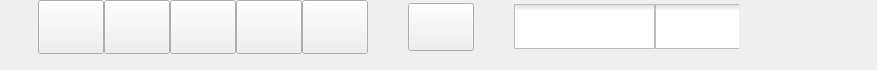
      <widget class="QWidget" name="playButtonsContainer" native="true">
       <property name="sizePolicy">
        <sizepolicy hsizetype="Preferred" vsizetype="Maximum">
         <horstretch>0</horstretch>
         <verstretch>0</verstretch>
        </sizepolicy>
       </property>
       <property name="maximumSize">
        <size>
         <width>16777215</width>
         <height>70</height>
        </size>
       </property>
       <property name="baseSize">
        <size>
         <width>0</width>
         <height>50</height>
        </size>
       </property>
       <layout class="QHBoxLayout" name="horizontalLayout">
        <property name="spacing">
         <number>0</number>
        </property>
        <property name="sizeConstraint">
         <enum>QLayout::SetDefaultConstraint</enum>
        </property>
        <property name="leftMargin">
         <number>38</number>
        </property>
        <property name="topMargin">
         <number>0</number>
        </property>
        <property name="rightMargin">
         <number>38</number>
        </property>
        <property name="bottomMargin">
         <number>16</number>
        </property>
        <item>
         <widget class="QPushButton" name="backButton">
          <property name="minimumSize">
           <size>
            <width>66</width>
            <height>54</height>
           </size>
          </property>
          <property name="maximumSize">
           <size>
            <width>66</width>
            <height>54</height>
           </size>
          </property>
          <property name="styleSheet">
           <string notr="true">#backButton {
	background-color: transparent;
	border-image: url(:assets/prev.png);
	background: none;
	background-repeat: none;
}

#backButton:pressed {
	border-image: url(:assets/prev_p.png);
}</string>
          </property>
          <property name="text">
           <string/>
          </property>
         </widget>
        </item>
        <item>
         <widget class="QPushButton" name="playButton">
          <property name="minimumSize">
           <size>
            <width>66</width>
            <height>54</height>
           </size>
          </property>
          <property name="maximumSize">
           <size>
            <width>66</width>
            <height>54</height>
           </size>
          </property>
          <property name="styleSheet">
           <string notr="true">#playButton {
	background-color: transparent;
	border-image: url(:assets/play.png);
	background: none;
	background-repeat: none;
}

#playButton:pressed {
	border-image: url(:assets/play_p.png);
}</string>
          </property>
          <property name="text">
           <string/>
          </property>
         </widget>
        </item>
        <item>
         <widget class="QPushButton" name="pauseButton">
          <property name="minimumSize">
           <size>
            <width>66</width>
            <height>54</height>
           </size>
          </property>
          <property name="maximumSize">
           <size>
            <width>66</width>
            <height>54</height>
           </size>
          </property>
          <property name="styleSheet">
           <string notr="true">#pauseButton {
	background-color: transparent;
	border-image: url(:assets/pause.png);
	background: none;
	background-repeat: none;
}

#pauseButton:pressed {
	border-image: url(:assets/pause_p.png);
}</string>
          </property>
          <property name="text">
           <string/>
          </property>
         </widget>
        </item>
        <item>
         <widget class="QPushButton" name="stopButton">
          <property name="minimumSize">
           <size>
            <width>66</width>
            <height>54</height>
           </size>
          </property>
          <property name="maximumSize">
           <size>
            <width>66</width>
            <height>54</height>
           </size>
          </property>
          <property name="styleSheet">
           <string notr="true">#stopButton {
	background-color: transparent;
	border-image: url(:assets/stop.png);
	background: none;
	background-repeat: none;
}

#stopButton:pressed {
	border-image: url(:assets/stop_p.png);
}</string>
          </property>
          <property name="text">
           <string/>
          </property>
         </widget>
        </item>
        <item>
         <widget class="QPushButton" name="nextButton">
          <property name="minimumSize">
           <size>
            <width>66</width>
            <height>54</height>
           </size>
          </property>
          <property name="maximumSize">
           <size>
            <width>66</width>
            <height>54</height>
           </size>
          </property>
          <property name="styleSheet">
           <string notr="true">#nextButton {
	background-color: transparent;
	border-image: url(:assets/next.png);
	background: none;
	background-repeat: none;
}

#nextButton:pressed {
	border-image: url(:assets/next_p.png);
}</string>
          </property>
          <property name="text">
           <string/>
          </property>
         </widget>
        </item>
        <item>
         <spacer name="horizontalSpacer">
          <property name="orientation">
           <enum>Qt::Horizontal</enum>
          </property>
          <property name="sizeHint" stdset="0">
           <size>
            <width>40</width>
            <height>20</height>
           </size>
          </property>
         </spacer>
        </item>
        <item>
         <widget class="QPushButton" name="openButton">
          <property name="minimumSize">
           <size>
            <width>66</width>
            <height>48</height>
           </size>
          </property>
          <property name="maximumSize">
           <size>
            <width>66</width>
            <height>48</height>
           </size>
          </property>
          <property name="styleSheet">
           <string notr="true">#openButton {
	background-color: transparent;
	border-image: url(:assets/open.png);
	background: none;
	background-repeat: none;
}

#openButton:pressed {
	border-image: url(:assets/open_p.png);
}</string>
          </property>
          <property name="text">
           <string/>
          </property>
         </widget>
        </item>
        <item>
         <spacer name="horizontalSpacer_2">
          <property name="orientation">
           <enum>Qt::Horizontal</enum>
          </property>
          <property name="sizeHint" stdset="0">
           <size>
            <width>40</width>
            <height>20</height>
           </size>
          </property>
         </spacer>
        </item>
        <item>
         <widget class="QCheckBox" name="shuffleButton">
          <property name="minimumSize">
           <size>
            <width>141</width>
            <height>45</height>
           </size>
          </property>
          <property name="maximumSize">
           <size>
            <width>141</width>
            <height>45</height>
           </size>
          </property>
          <property name="styleSheet">
           <string notr="true">QCheckBox {
    spacing: 0px;
}

QCheckBox::indicator {
    width: 141px;
    height: 45px;
}

QCheckBox::indicator:unchecked {
    image: url(:assets/shuffle_off.png);
}

QCheckBox::indicator:unchecked:hover {
    image: url(:assets/shuffle_off.png);
}

QCheckBox::indicator:unchecked:pressed {
    image: url(:assets/shuffle_off_p.png);
}

QCheckBox::indicator:checked {
    image: url(:assets/shuffle_on.png);
}

QCheckBox::indicator:checked:hover {
    image: url(:assets/shuffle_on.png);
}

QCheckBox::indicator:checked:pressed {
    image: url(:assets/shuffle_on_p.png);
}

QCheckBox::indicator:indeterminate:hover {
    image:  url(:assets/shuffle_off.png);
}

QCheckBox::indicator:indeterminate:pressed {
    image:  url(:assets/shuffle_off_p.png);
}</string>
          </property>
          <property name="text">
           <string/>
          </property>
         </widget>
        </item>
        <item>
         <widget class="QCheckBox" name="repeatButton">
          <property name="minimumSize">
           <size>
            <width>84</width>
            <height>45</height>
           </size>
          </property>
          <property name="maximumSize">
           <size>
            <width>64</width>
            <height>45</height>
           </size>
          </property>
          <property name="styleSheet">
           <string notr="true">QCheckBox {
    spacing: 0px;
}

QCheckBox::indicator {
    width: 85px;
    height: 45px;
}

QCheckBox::indicator:unchecked {
    image: url(:assets/repeat_off.png);
}

QCheckBox::indicator:unchecked:hover {
    image: url(:assets/repeat_off.png);
}

QCheckBox::indicator:unchecked:pressed {
    image: url(:assets/repeat_off_p.png);
}

QCheckBox::indicator:checked {
    image: url(:assets/repeat_on.png);
}

QCheckBox::indicator:checked:hover {
    image: url(:assets/repeat_on.png);
}

QCheckBox::indicator:checked:pressed {
    image: url(:assets/repeat_on_p.png);
}

QCheckBox::indicator:indeterminate:hover {
    image:  url(:assets/repeat_off.png);
}

QCheckBox::indicator:indeterminate:pressed {
    image:  url(:assets/repeat_off_p.png);
}</string>
          </property>
          <property name="text">
           <string/>
          </property>
         </widget>
        </item>
        <item>
         <spacer name="horizontalSpacer_3">
          <property name="orientation">
           <enum>Qt::Horizontal</enum>
          </property>
          <property name="sizeHint" stdset="0">
           <size>
            <width>100</width>
            <height>20</height>
           </size>
          </property>
         </spacer>
        </item>
       </layout>
      </widget>
